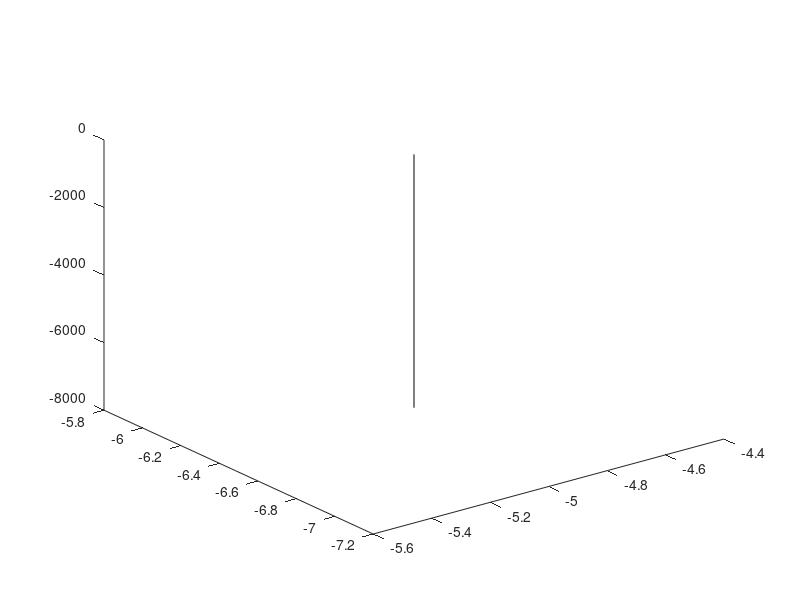

Here is the MATLAB script that generated this plot: (Note: this script raises an error after producing the figure.)

% variables
bpREPLACEdepth = -7500;
bpREPLACEAP = -6.5;
bpREPLACEML = -5;

% session depth + coordinates
bpREPLACEtop = [bpREPLACEML, bpREPLACEAP, 0];
bpREPLACEbottom = [bpREPLACEML, bpREPLACEAP, bpREPLACEdepth];
bpREPLACE = [bpREPLACEtop;bpREPLACEbottom];
plot3(bpREPLACE(:,1),bpREPLACE(:,2),bpREPLACE(:,3),'k')

bpREPLACEch32 = scatter3(bpREPLACEML, bpREPLACEAP, bpREPLACEdepth + 4650, dot_size, 'r', 'filled');
bpREPLACEch31 = scatter3(bpREPLACEML, bpREPLACEAP, bpREPLACEdepth + 4500, dot_size, 'r', 'filled');
bpREPLACEch30 = scatter3(bpREPLACEML, bpREPLACEAP, bpREPLACEdepth + 4350, dot_size, 'r', 'filled');
bpREPLACEch29 = scatter3(bpREPLACEML, bpREPLACEAP, bpREPLACEdepth + 4200, dot_size, 'r', 'filled');
bpREPLACEch28 = scatter3(bpREPLACEML, bpREPLACEAP, bpREPLACEdepth + 4050, dot_size, 'r', 'filled');
bpREPLACEch27 = scatter3(bpREPLACEML, bpREPLACEAP, bpREPLACEdepth + 3900, dot_size, 'r', 'filled');
bpREPLACEch26 = scatter3(bpREPLACEML, bpREPLACEAP, bpREPLACEdepth + 3750, dot_size, 'r', 'filled');
bpREPLACEch25 = scatter3(bpREPLACEML, bpREPLACEAP, bpREPLACEdepth + 3600, dot_size, 'r', 'filled');
bpREPLACEch24 = scatter3(bpREPLACEML, bpREPLACEAP, bpREPLACEdepth + 3450, dot_size, 'r', 'filled');
bpREPLACEch23 = scatter3(bpREPLACEML, bpREPLACEAP, bpREPLACEdepth + 3300, dot_size, 'r', 'filled');
bpREPLACEch22 = scatter3(bpREPLACEML, bpREPLACEAP, bpREPLACEdepth + 3150, dot_size, 'r', 'filled');
bpREPLACEch21 = scatter3(bpREPLACEML, bpREPLACEAP, bpREPLACEdepth + 3000, dot_size, 'r', 'filled');
bpREPLACEch20 = scatter3(bpREPLACEML, bpREPLACEAP, bpREPLACEdepth + 2850, dot_size, 'r', 'filled');
bpREPLACEch19 = scatter3(bpREPLACEML, bpREPLACEAP, bpREPLACEdepth + 2700, dot_size, 'r', 'filled');
bpREPLACEch18 = scatter3(bpREPLACEML, bpREPLACEAP, bpREPLACEdepth + 2550, dot_size, 'r', 'filled');
bpREPLACEch17 = scatter3(bpREPLACEML, bpREPLACEAP, bpREPLACEdepth + 2400, dot_size, 'r', 'filled');
bpREPLACEch16 = scatter3(bpREPLACEML, bpREPLACEAP, bpREPLACEdepth + 2250, dot_size, 'r', 'filled');
bpREPLACEch15 = scatter3(bpREPLACEML, bpREPLACEAP, bpREPLACEdepth + 2100, dot_size, 'r', 'filled');
bpREPLACEch14 = scatter3(bpREPLACEML, bpREPLACEAP, bpREPLACEdepth + 1950, dot_size, 'r', 'filled');
bpREPLACEch13 = scatter3(bpREPLACEML, bpREPLACEAP, bpREPLACEdepth + 1800, dot_size, 'r', 'filled');
bpREPLACEch12 = scatter3(bpREPLACEML, bpREPLACEAP, bpREPLACEdepth + 1650, dot_size, 'r', 'filled');
bpREPLACEch11 = scatter3(bpREPLACEML, bpREPLACEAP, bpREPLACEdepth + 1500, dot_size, 'r', 'filled');
bpREPLACEch10 = scatter3(bpREPLACEML, bpREPLACEAP, bpREPLACEdepth + 1350, dot_size, 'r', 'filled');
bpREPLACEch09 = scatter3(bpREPLACEML, bpREPLACEAP, bpREPLACEdepth + 1200, dot_size, 'r', 'filled');
bpREPLACEch08 = scatter3(bpREPLACEML, bpREPLACEAP, bpREPLACEdepth + 1050, dot_size, 'r', 'filled');
bpREPLACEch07 = scatter3(bpREPLACEML, bpREPLACEAP, bpREPLACEdepth +  900, dot_size, 'r', 'filled');
bpREPLACEch06 = scatter3(bpREPLACEML, bpREPLACEAP, bpREPLACEdepth +  750, dot_size, 'r', 'filled');
bpREPLACEch05 = scatter3(bpREPLACEML, bpREPLACEAP, bpREPLACEdepth +  600, dot_size, 'r', 'filled');
bpREPLACEch04 = scatter3(bpREPLACEML, bpREPLACEAP, bpREPLACEdepth +  450, dot_size, 'r', 'filled');
bpREPLACEch03 = scatter3(bpREPLACEML, bpREPLACEAP, bpREPLACEdepth +  300, dot_size, 'r', 'filled');
bpREPLACEch02 = scatter3(bpREPLACEML, bpREPLACEAP, bpREPLACEdepth +  150, dot_size, 'r', 'filled');
bpREPLACEch01 = scatter3(bpREPLACEML, bpREPLACEAP, bpREPLACEdepth +    0, dot_size, 'r', 'filled');






% variables
bpREPLACEdepth = -3750;
bpREPLACEAP = -4.5;
bpREPLACEML = -4.5;

% session depth + coordinates
bpREPLACEtop = [bpREPLACEML, bpREPLACEAP, 0];
bpREPLACEbottom = [bpREPLACEML, bpREPLACEAP, bpREPLACEdepth];
bpREPLACE = [bpREPLACEtop;bpREPLACEbottom];
plot3(bpREPLACE(:,1),bpREPLACE(:,2),bpREPLACE(:,3),'k')


bpREPLACEch01 = scatter3(bpREPLACEML, bpREPLACEAP, bpREPLACEdepth +    0, dot_size, 'r', 'filled');